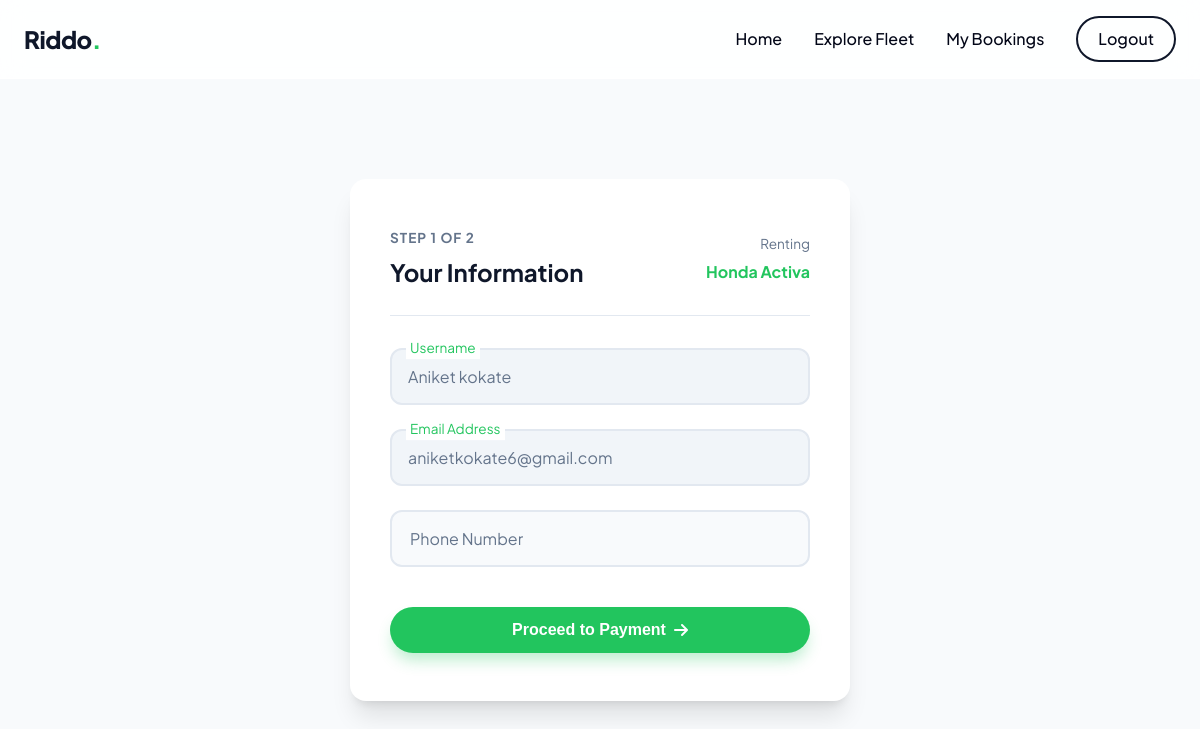
/rent/2/userinfo (signed in), run on the app's committed database.
### models.py (models this page shows)
class Bike(db.Model):
    id = db.Column(db.Integer, primary_key=True)
    model_name = db.Column(db.String(100), nullable=False)
    price_per_day = db.Column(db.Float, nullable=False)
    image_file = db.Column(db.String(120), nullable=True)
    is_available = db.Column(db.Boolean, default=True)

class User(db.Model):
    id = db.Column(db.Integer, primary_key=True)
    username = db.Column(db.String(50), unique=True, nullable=False)
    email = db.Column(db.String(120), unique=True, nullable=False) # ✅ NEW EMAIL FIELD
    password = db.Column(db.String(100), nullable=False)
    is_admin = db.Column(db.Boolean, default=False)

### rental_bp.py (the view)
@rental_bp.route("/rent/<int:bike_id>/userinfo", methods=["GET", "POST"])
def user_info(bike_id):
    user_id = session.get("user_id")
    if not user_id:
        return redirect(url_for("auth.login"))
    bike = Bike.query.get_or_404(bike_id)
    user = User.query.get(user_id)
    if request.method == "POST":
        return redirect(url_for("rental.payment", bike_id=bike_id))
    return render_template("user_info.html", bike=bike, user=user)

### rental_bp.py (called while the page is built, shortened)
@rental_bp.app_context_processor
def inject_offer():
    offer = "New Users get 20% off!"
    return {"offer": offer}

### templates/user_info.html
{% extends "base.html" %}
{% block content %}
<div class="auth-wrapper" style="padding-top: 120px;">
    <div class="auth-card" style="max-width: 500px;">
        <div style="display: flex; justify-content: space-between; align-items: center; margin-bottom: 32px; border-bottom: 1px solid #e2e8f0; padding-bottom: 24px;">
            <div>
                <p style="font-size: 0.85rem; text-transform: uppercase; color: var(--text-muted); font-weight: 700; letter-spacing: 1px; margin-bottom: 4px;">Step 1 of 2</p>
                <h3 style="font-size: 1.5rem; color: var(--primary);">Your Information</h3>
            </div>
            <div style="text-align: right;">
                <p style="font-size: 0.85rem; color: var(--text-muted); margin-bottom: 4px;">Renting</p>
                <p style="font-weight: 700; color: var(--accent);">{{ bike.model_name }}</p>
            </div>
        </div>
        <form method="POST" action="{{ url_for('rental.user_info', bike_id=bike.id) }}">
            <div class="form-group">
                <input type="text" name="username" class="form-control" value="{{ user.username }}" readonly style="background-color: #f1f5f9; cursor: not-allowed; color: var(--text-muted);">
                <label class="floating-label" style="top: 0; font-size: 0.85rem; color: var(--accent); background: var(--white);">Username</label>
            </div>
            <div class="form-group">
                <input type="email" name="email" class="form-control" value="{{ user.email }}" readonly style="background-color: #f1f5f9; cursor: not-allowed; color: var(--text-muted);">
                <label class="floating-label" style="top: 0; font-size: 0.85rem; color: var(--accent); background: var(--white);">Email Address</label>
            </div>
            <div class="form-group">
                <input type="tel" name="phone" class="form-control" placeholder=" " required>
                <label class="floating-label">Phone Number</label>
            </div>
            <button type="submit" class="btn btn-accent" style="width: 100%; margin-top: 16px;">Proceed to Payment <i class="fa-solid fa-arrow-right"></i></button>
        </form>
    </div>
</div>
{% endblock %}

### static/css/style.css (style rules this page uses)
:root { --primary: #0f172a; --accent: #22c55e; --accent-hover: #16a34a; --bg-light: #f8fafc; --text-main: #020617; --text-muted: #64748b; --white: #ffffff; --glass-bg: rgba(255, 255, 255, 0.85); --glass-border: rgba(255, 255, 255, 0.3); --shadow-sm: 0 4px 6px -1px rgba(0, 0, 0, 0.05); --shadow-lg: 0 20px 25px -5px rgba(0, 0, 0, 0.1), 0 8px 10px -6px rgba(0, 0, 0, 0.1); --radius: 16px; --transition: all 0.3s cubic-bezier(0.4, 0, 0.2, 1); }
* { margin: 0; padding: 0; box-sizing: border-box; }
body { font-family: 'Plus Jakarta Sans', sans-serif; background-color: var(--bg-light); color: var(--text-main); line-height: 1.6; -webkit-font-smoothing: antialiased; }
.btn { display: inline-flex; align-items: center; justify-content: center; padding: 14px 28px; font-size: 1rem; font-weight: 600; border-radius: 50px; cursor: pointer; transition: var(--transition); border: none; gap: 8px; }
.btn-accent { background-color: var(--accent); color: var(--white); box-shadow: 0 10px 15px -3px rgba(34, 197, 94, 0.3); }
.auth-wrapper { min-height: 100vh; display: flex; align-items: center; justify-content: center; padding: 100px 24px 40px; }
.auth-card { background: var(--white); width: 100%; max-width: 440px; border-radius: var(--radius); padding: 48px 40px; box-shadow: var(--shadow-lg); }
.form-group { position: relative; margin-bottom: 24px; }
.form-control { width: 100%; padding: 16px 16px 16px 16px; border: 2px solid #e2e8f0; border-radius: 12px; font-family: inherit; font-size: 1rem; background-color: #f8fafc; transition: var(--transition); outline: none; }
.floating-label { position: absolute; top: 50%; left: 16px; transform: translateY(-50%); color: var(--text-muted); pointer-events: none; transition: var(--transition); font-size: 1rem; background: transparent; padding: 0 4px; }
.form-control:focus ~ .floating-label, .form-control:not(:placeholder-shown) ~ .floating-label { top: 0; font-size: 0.85rem; color: var(--accent); background: var(--white); }

### data on the page
Bike: model_name "Honda Activa"
User: username "Aniket kokate", email "aniketkokate6@gmail.com"
